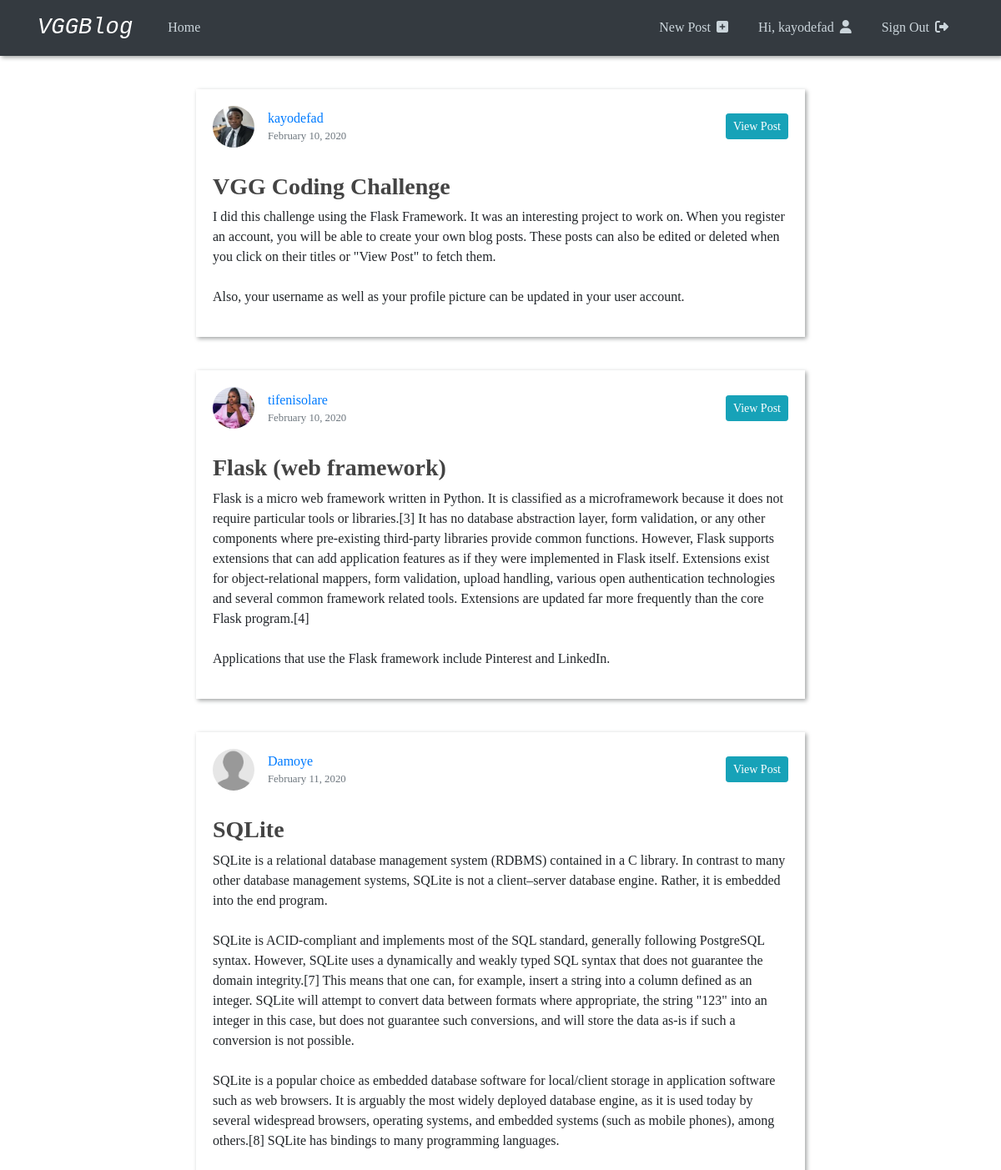
Screenshot of /home (signed in) with the database file from the repository.
### vggblog/models.py (models this page shows, shortened)
class User(db.Model, UserMixin):
  id = db.Column(db.Integer, primary_key=True)
  username = db.Column(db.String(20), unique=True, nullable=False)
  image_file = db.Column(db.String(20), nullable=False, default='default.jpg')
  password = db.Column(db.String(60), nullable=False)
  posts = db.relationship('Post', backref='author', lazy=True)

class Post(db.Model):
  id = db.Column(db.Integer, primary_key=True)
  title = db.Column(db.String(100), nullable=False)
  date_posted = db.Column(db.DateTime, nullable=False, default=datetime.utcnow)
  content = db.Column(db.Text, nullable=False)
  user_id = db.Column(db.Integer, db.ForeignKey('user.id'), nullable=False)

### vggblog/routes.py (the view)
@app.route('/home')
def home():
    posts = Post.query.all()
    return render_template('home.html', posts=posts)

### vggblog/models.py (called while the page is built)
@login_manager.user_loader
def load_user(user_id):
  return User.query.get(int(user_id))

### vggblog/templates/home.html
{% extends "layout.html" %}
{% block content %}
  {% for post in posts %}
  <article class="content-section post">
    <div class="article-header">
      <div class="info-container">
        <img class="rounded-circle article-img" src="{{url_for('static', filename='profile_pics/' + post.author.image_file)}}" alt="">
        <div class="article-metadata">
          <a class="mr-2" href="#">{{ post.author.username }}</a>
          <small class="text-muted">{{ post.date_posted.strftime('%B %d, %Y') }}</small>
        </div>
      </div>
      <a class="btn btn-info btn-sm" href="{{ url_for('post', post_id=post.id) }}" role="button">View Post</a>
    </div>
    <div class="media-body">
      <h3><a class="article-title" href="{{ url_for('post', post_id=post.id) }}">{{ post.title }}</a></h3>
      <p class="article-content">{{ post.content }}</p>
    </div>
  </article>
  {% endfor %}
{% endblock content %}

### vggblog/templates/layout.html (shortened to what this page needs)
<!DOCTYPE html>
<html lang="en">
  <head>
    <link
      rel="stylesheet"
      href="https://stackpath.bootstrapcdn.com/bootstrap/4.4.1/css/bootstrap.min.css"
    />
    <link rel="stylesheet" type="text/css" href="{{ url_for('static', filename='main.css') }}">
  </head>
  <body>
    <header class="site-header">
      <nav class="navbar navbar-expand-md navbar-dark bg-dark">
        <div class="container">
          <a class="navbar-brand mr-4" href="{{ url_for('home') }}">VGGBlog</a>
          <div class="collapse navbar-collapse" id="navbarToggle">
            <div class="navbar-nav mr-auto">
              <a class="nav-item nav-link" href="{{ url_for('home') }}">Home</a>
            </div>
            <div class="navbar-nav">
              {% if current_user.is_authenticated %}
              <a class="nav-item nav-link" href="{{ url_for('new_post') }}">New Post <i class="fas fa-plus-square"></i></a>
              <a class="nav-item nav-link" href="{{ url_for('account') }}">Hi, {{current_user.username}} <i class="fas fa-user"></i></a s>
              <a class="nav-item nav-link" href="{{ url_for('logout') }}">Sign Out <i class="fas fa-sign-out-alt"></i></a>
              {% else %}
              <a class="nav-item nav-link" href="{{ url_for('login') }}">Sign In <i class="fas fa-sign-in-alt"></i></a>
              <a class="nav-item nav-link" href="{{ url_for('register') }}">Become a Member <i class="fas fa-hand-point-right"></i></a>
              {% endif %}
            </div>
          </div>
        </div>
      </nav>
    </header>
    <main role="main" class="container">
    <div class="row">
      <div class="col-md-8 mx-auto">
        {% block content %}{% endblock %}
      </div>
    </div>
    </main>
  </body>
</html>

### vggblog/static/main.css (style rules this page uses)
body { font-family: Cambria, Cochin, Georgia, Times, 'Times New Roman', serif; }
h1, h2, h3, h4, h5, h6 { color: #444444; }
header { position: sticky; top: 0; z-index: 50; box-shadow: 2px 2px 5px rgb(161, 163, 163); }
.site-header .navbar-brand { font-family: 'Cookie', cursive; font-family: 'Courier New', Courier, monospace; font-style: italic; font-size: 1.7rem; }
.site-header .navbar-nav .nav-link { color: #cbd5db; margin: 0 10px; }
.site-header .navbar-nav i { margin-left: 3px; }
main { margin-top: 2.5rem; }
.article-header { display: flex; align-items: center; justify-content: space-between; }
.content-section .info-container { display: flex; align-items: center; }
.post { margin-bottom: 40px; box-shadow: 2px 2px 5px rgb(161, 163, 163); padding: 20px; }
.content-section h3 { margin-top: 30px; }
.article-title { color: #444444; font-weight: bold; }
.article-content { white-space: pre-line; }
.article-img { height: 50px; width: 50px; margin-right: 16px; }
.article-metadata { display: flex; flex-direction: column; }

### rows the page displays
User: username "kayodefad"
Post: image_file (picture), author.username "kayodefad", date_posted "February 10, 2020", title "VGG Coding Challenge", content "I did this challenge using the Flask Framework. It was an interesting project to work on. When you register an account, you will be able to create your own blog posts. These posts can also be edited or deleted when you click on their titles or \"View Post\" to fetch them. Also, your username as well as your profile picture can be updated in your user account."
Post: image_file (picture), author.username "tifenisolare", date_posted "February 10, 2020", title "Flask (web framework)", content "Flask is a micro web framework written in Python. It is classified as a microframework because it does not require particular tools or libraries.[3] It has no database abstraction layer, form validation, or any other components where pre-existing third-party libraries provide common functions. However, Flask supports extensions that can add application features as if they were implemented in Flask itself. Extensions exist for object-relational mappers, form validation, upload handling, various open authentication technologies and several common framework related tools. Extensions are updated far more frequently than the core Flask program.[4] Applications that use the Flask framework…"
Post: image_file (placeholder picture), author.username "Damoye", date_posted "February 11, 2020", title "SQLite", content "SQLite is a relational database management system (RDBMS) contained in a C library. In contrast to many other database management systems, SQLite is not a client–server database engine. Rather, it is embedded into the end program. SQLite is ACID-compliant and implements most of the SQL standard, generally following PostgreSQL syntax. However, SQLite uses a dynamically and weakly typed SQL syntax that does not guarantee the domain integrity.[7] This means that one can, for example, insert a string into a column defined as an integer. SQLite will attempt to convert data between formats where appropriate, the string \"123\" into an integer in this case, but does not guarantee such conversions,…"
